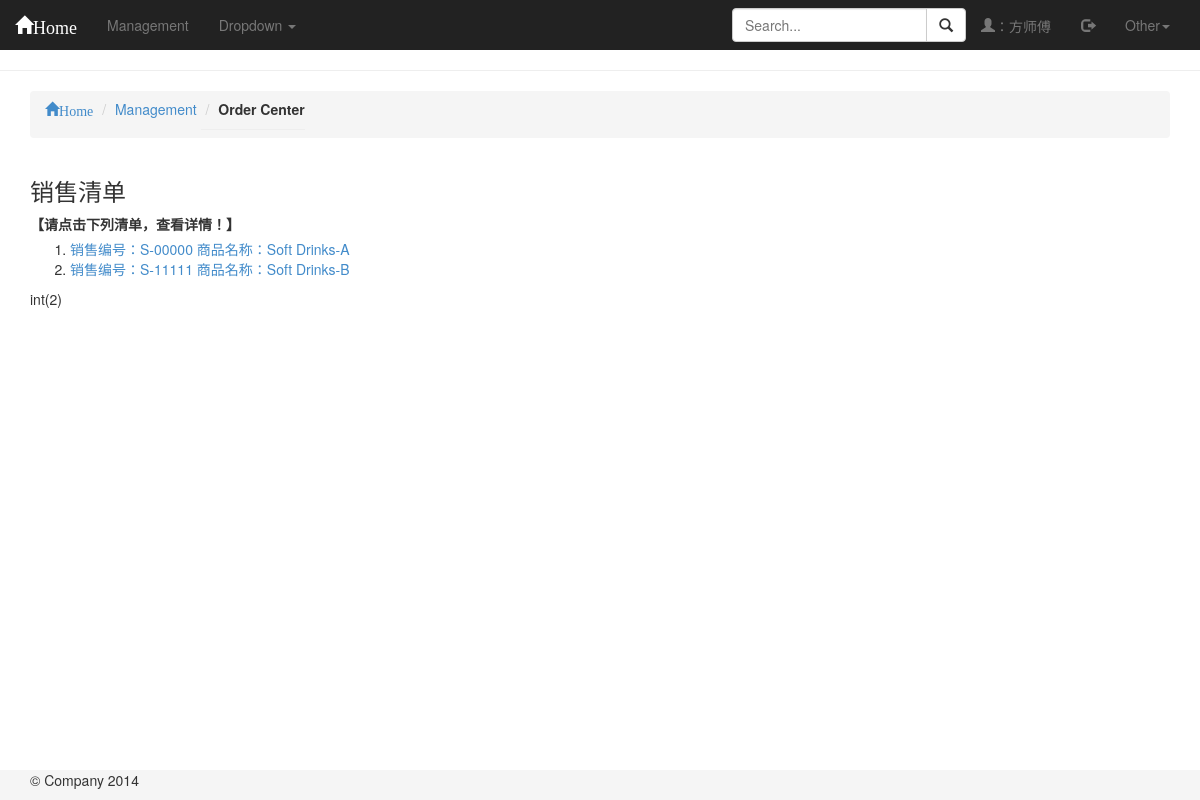
/?operate=infoCheck&checkType=orderCenter (signed in), run on the app's committed database.
### tables this page shows
CREATE TABLE `tb_sellgoods` (
  `SellID` varchar(20) NOT NULL COMMENT '销售编号',
  `KcID` varchar(20) NOT NULL COMMENT '库存商品ID编号',
  `GoodsID` varchar(20) NOT NULL COMMENT '进货商品ID编号',
  `id` varchar(20) NOT NULL COMMENT '员工ID编号',
  `GoodsName` varchar(50) NOT NULL COMMENT '商品名称',
  `SellGoodsNum` int(30) NOT NULL COMMENT '商品销售数量',
  `SellGoodsTime` date NOT NULL COMMENT '商品售出时间',
  `SellPrice` float NOT NULL COMMENT '商品销售单价',
  `SellNeedPay` float NOT NULL COMMENT '商品应付款',
  `SellHasPay` float NOT NULL COMMENT '商品实付款',
  `SellRemark` text NOT NULL COMMENT '销售备注',
  `SellFlag` int(10) NOT NULL COMMENT '标记',
  PRIMARY KEY (`SellID`)
);

### controller/infoCheck.con.php (called while the page is built, shortened)
<?php
	require_once("model/DBProcessor.class.php");
	isset($_GET["checkType"]) ? $checkType = $_GET["checkType"]:$checkType = "";
	$table="staffinfo";
	$turnTo="staffRecords";
	switch ($checkType) {
		case 'orderCenter':$table="tb_sellgoods";$turnTo=$checkType;break;
	}
	$registerSubmit = new DBProcessor();
	$result = $registerSubmit->getAllRecords("$table");
	require_once('view/'.$turnTo.'.php');
?>

### model/DBProcessor.class.php (called while the page is built, shortened)
<?php
	class DBProcessor{
		protected $connection;
		public function __construct($servername='localhost',$username='root',$password='root',$DB='erp'){
			$this->connection = mysqli_connect($servername,$username,$password);
			mysqli_select_db($this->connection,$DB) or die("Failed to select database!".mysqli_error());
 			$this->connection->set_charset("utf8");
		}
		public function getAllRecords($table){
			$this->sql = "select * from $table";
			$result =mysqli_query($this->connection,$this->sql);
			while($Record = mysqli_fetch_array($result)){
				$allRecord[] = $Record;
			 }
			return $allRecord;
		}
	}
?>

### view/orderCenter.php (the view, shortened to what this page needs)
<?php
	require("mainframe.inc.php");
?>
	<hr>
	<div class="container">
		<ol class="breadcrumb">
			<li><a href="/"><span class="glyphicon glyphicon-home">Home</span></a></li>
			<li><a href="/">Management</a></li>
			<li class="sub-header"><strong>Order Center</strong></li>
		</ol>
		<ul class="list-unstyled">
			<li><label><h3>销售清单</h3>【请点击下列清单，查看详情！】</label>
				<ol >
				<?php
					$i=0;
					foreach ($result as $value) {
						echo "<li><a href='/?action=salesList&num=".$i."'>销售编号：".$value['SellID'].'  商品名称：'.$value['GoodsName']."</a></li>";
						$i++;
					}
				?>
				</ol>
			</li>
		</ul>
		<?php
			var_dump(count($result));
		?>
    </div>
    <div class="footer">
      <div class="container">
        <p>&copy; Company 2014</p>
      </div>
    </div>
  </body>
</html>

### view/orderCenter.php (style rules this page uses)
.footer { position: absolute; bottom: 0%; width: 100%; height: 30px; background-color: #f5f5f5; }

### data on the page
tb_sellgoods: SellID "S-00000", GoodsName "Soft Drinks-A"
tb_sellgoods: SellID "S-11111", GoodsName "Soft Drinks-B"

### other printed values
$_SESSION['username'] "方师傅"
